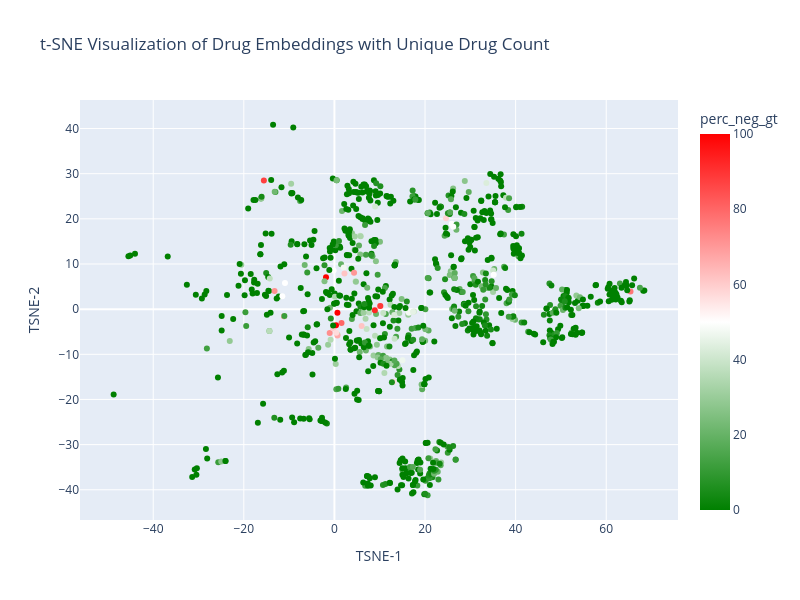

Notebook code for this chart:
### Code cell
color_sequence = px.colors.qualitative.Set2_r


bins = [0, 1, 2, 4, 7, 10, 11]
count_bins = pd.cut(embedding["drug_unique_count"], bins=bins, right=False)

fig = px.scatter(
    embedding,
    x="TSNE-1",
    y="TSNE-2",
    color_continuous_scale=[(0, "green"), (0.5, "white"), (1, "red")],
    color=embedding["perc_neg_gt"],  # embedding["pharma_class"],  # embedding['drug_unique_count'],
    #color_discrete_sequence=color_sequence,
    # use hover_data to show drug IDs
    hover_data=hover_data,
    title="t-SNE Visualization of Drug Embeddings with Unique Drug Count",
    width=800,
    height=600,
)
fig.show()

### Figure 1 — Plotly figure (JSON) as saved in the notebook; plotly's stock layout.template omitted (floating-point values rounded to 4 significant figures; data arrays with more than 128 entries replaced by an {"elided": "..."} marker saying what was removed)
{"data": [{"customdata": {"elided": "906x8 mixed values"}, "hovertemplate": "TSNE-1=%{x}<br>TSNE-2=%{y}<br>index=%{customdata[0]}<br>pharma_class=%{customdata[1]}<br>Drug Name=%{customdata[2]}<br>drug_count=%{customdata[3]}<br>drug_unique_count=%{customdata[4]}<br>perc_missclassified=%{customdata[5]}<br>edge_count=%{customdata[6]}<br>perc_neg_gt=%{marker.color}<extra></extra>", "legendgroup": "", "marker": {"color": {"elided": "906 float values"}, "coloraxis": "coloraxis", "symbol": "circle"}, "mode": "markers", "name": "", "orientation": "v", "showlegend": false, "type": "scatter", "x": {"elided": "906 float values"}, "xaxis": "x", "y": {"elided": "906 float values"}, "yaxis": "y"}], "layout": {"coloraxis": {"colorbar": {"title": {"text": "perc_neg_gt"}}, "colorscale": [[0, "green"], [0.5, "white"], [1, "red"]]}, "height": 600, "legend": {"tracegroupgap": 0}, "title": {"text": "t-SNE Visualization of Drug Embeddings with Unique Drug Count"}, "width": 800, "xaxis": {"anchor": "y", "domain": [0, 1], "title": {"text": "TSNE-1"}}, "yaxis": {"anchor": "x", "domain": [0, 1], "title": {"text": "TSNE-2"}}}}
